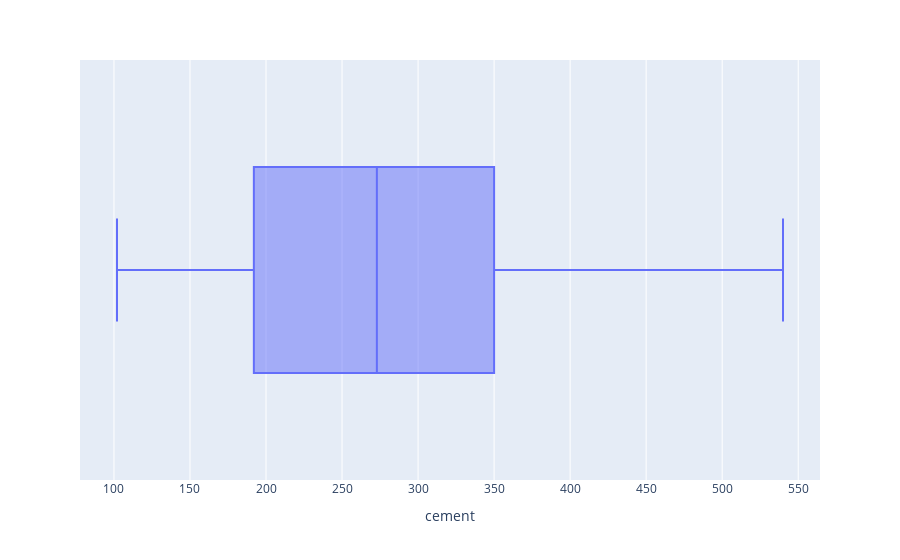

The notebook cell saved with this chart:
### Markdown cell above
*Conclusions that can be made out of it:*

* all the features given in the data are numeric
* There are no NULL or NaN values present in the data
* In total there are 8 features and 1030 observations
* We shall be using strength as the dependent variable and all other features as independent variable as it makes the best sense out of the problem objective.
* Age value ranges from 1 to 365

### Code cell
fig = px.box(cement, x="cement")
fig.show()

### Figure 1 — Plotly figure (JSON) as saved in the notebook; plotly's stock layout.template omitted (floating-point values rounded to 4 significant figures; data arrays with more than 128 entries replaced by an {"elided": "..."} marker saying what was removed)
{"data": [{"alignmentgroup": "True", "hovertemplate": "cement=%{x}<extra></extra>", "legendgroup": "", "marker": {"color": "#636efa"}, "name": "", "notched": false, "offsetgroup": "", "orientation": "h", "showlegend": false, "type": "box", "x": {"elided": "1030 float values"}, "x0": " ", "xaxis": "x", "y0": " ", "yaxis": "y"}], "layout": {"boxmode": "group", "legend": {"tracegroupgap": 0}, "margin": {"t": 60}, "xaxis": {"anchor": "y", "domain": [0, 1], "title": {"text": "cement"}}, "yaxis": {"anchor": "x", "domain": [0, 1]}}}
